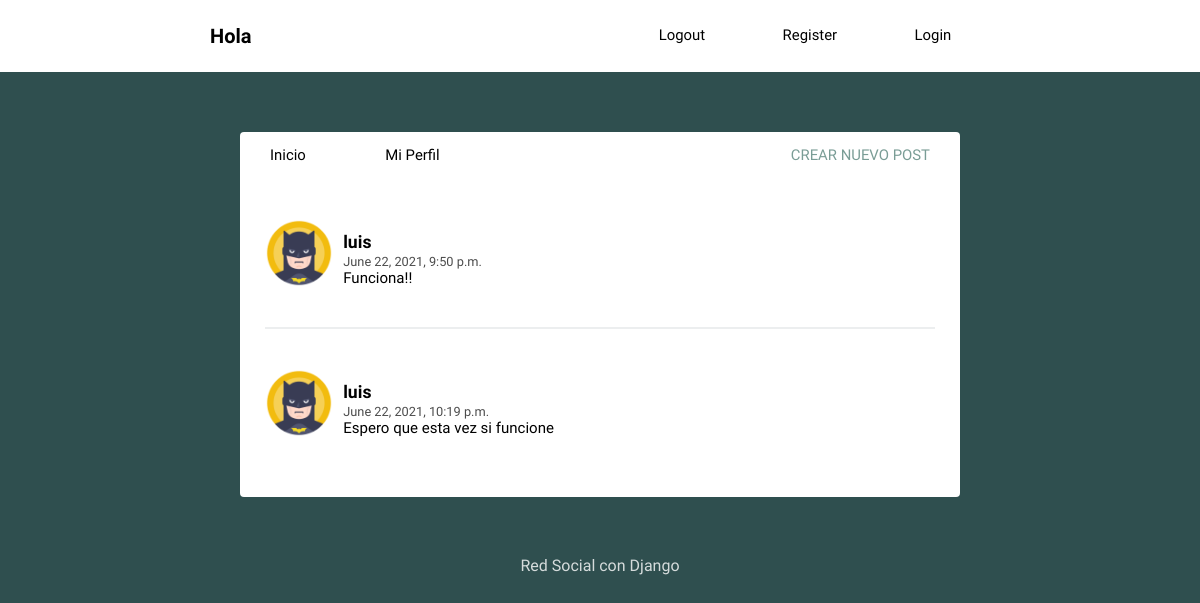
Before: / with the older database file.
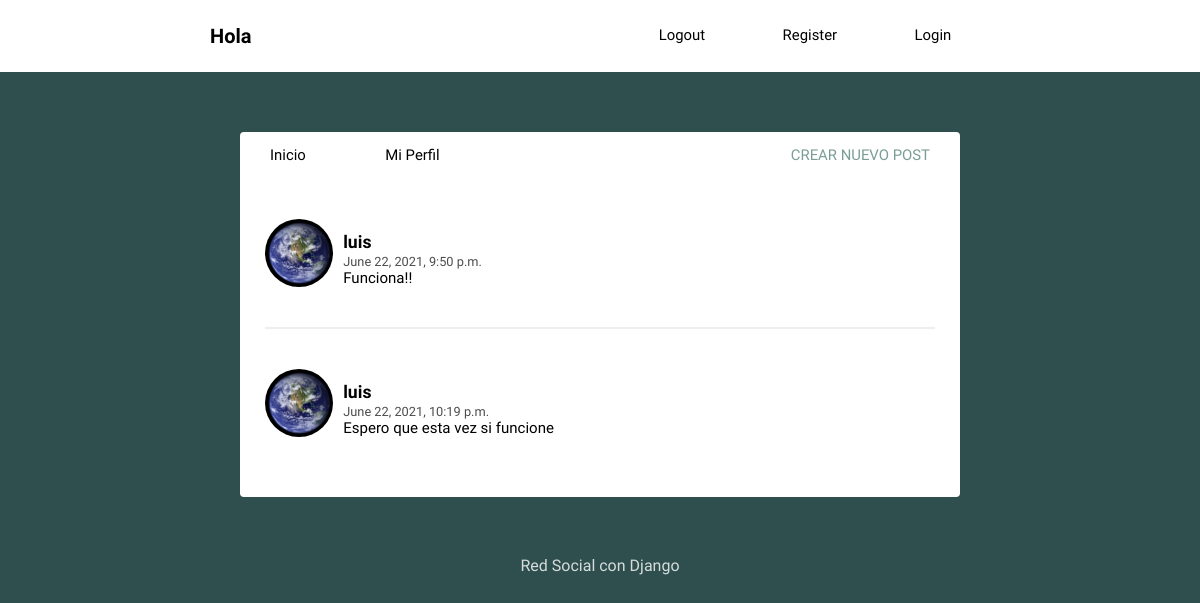
After: the same page with the newer database file.
### social/models.py (models this page shows, shortened)
class Post(models.Model):
    user = models.ForeignKey(
        User, on_delete=models.CASCADE, related_name='posts')
    timestamp = models.DateTimeField(default=timezone.now)
    content = models.TextField()
    class META:
        ordering = ['-timestamp']

class Profile(models.Model):
    user = models.OneToOneField(User, on_delete=models.CASCADE)
    image = models.ImageField(default='batman.png')

### social/views.py (the view)
# urls.py: path('', views.feed, name='feed'),
def feed(request):
    posts = Post.objects.all()
    context = {'posts': posts}
    return render(request, 'social/feed.html', context)

### social/templates/social/feed.html (shortened to what this page needs)
{% extends 'social/layout.html' %} {% block content %} {% for post in posts %}
<article>
  <div class="container-article">
    <img src="{{ post.user.profile.image.url }}" />
    <div>
      <h2 class="username"><a href="#">{{ post.user.username }}</a></h2>
      <time data-time="#">{{ post.timestamp }}</time>
      <div class="post">{{ post.content }}</div>
    </div>
  </div>
</article>
{% endfor %} {% endblock %}

### social/templates/social/layout.html (shortened to what this page needs)
<!DOCTYPE html>
{% load static %}
<html>
  <head>
    <link
      rel="stylesheet"
      type="text/css"
      href=" {% static 'normalize.css' %}"
    />
    <link rel="stylesheet" type="text/css" href=" {% static 'style.css' %}" />
  </head>
  <body>
    <header class="main-head">
      <nav class="main">
        <h1 id="logo">Hola</h1>
        <ul>
          <li><a href="#">Logout</a></li>
          <li><a href="#">Register</a></li>
          <li><a href="#">Login</a></li>
        </ul>
      </nav>
    </header>
    <div class="main">
      <nav class="second-nav">
        <a class="feed" href="#">Inicio</a>
        <a class="profile" href="#">Mi Perfil</a>
        <a class="new" href="#">Crear nuevo post</a>
      </nav>
      {% block content %} {% endblock content %}
    </div>
    <footer>
      <div class="row">
        <p>Red Social con Django</p>
      </div>
    </footer>
  </body>
</html>

### social/static/style.css (style rules this page uses)
body { background: #2F4F4F; font-size: 62.5%; font-family: 'Varela Round', Helvetica, Arial, serif; }
p { font-size: 1rem; }
img { object-fit: cover; }
.main-head { background: white; color: black; }
nav.main { min-height: 7vh; display: flex; width: 65%; margin: auto; align-items: center; padding: 0.5rem; }
nav.main ul { display: flex; flex: 1 1 40rem; justify-content: space-around; align-items: center; list-style: none; }
#logo { flex: 2 1 40rem; }
a { font-size: .93rem; text-decoration: none; color: black; }
.main { background: white; width: 60%; margin: 5% auto; border-radius: 4px; padding-bottom: 20px; }
.second-nav { display: flex; padding: 15px 30px; }
.second-nav .feed { flex: 1 1 30px; }
.second-nav .profile { flex: 1 1 30px; }
.second-nav .new { flex: 6 1 5rem; text-align: right; text-transform: uppercase; color: #7A9D96; }
article { width: 93%; margin: auto; padding: 40px 0; border-bottom: 2px solid #ECEEEF; }
.username { margin-bottom: .2rem; }
.username a { font-size: 1.1rem; }
.container-article { display: flex; }
.container-article img { height: 68px; width: 68px; margin-right: 10px; border-radius: 50%; }
article:last-child { border-bottom: 0; }
time { font-size: .8rem; opacity: .7; }
.post { font-size: .94rem; }
.profile { display: flex; align-items: center; flex-direction: column; }
footer { color: white; text-align: center; font-size: .875em; margin: 40px 0; }
footer p { opacity: .8; }

Changed rows visible on the page:
changed through a linked row, Post "Funciona!!": user.profile.image: a different picture
changed through a linked row, Post "Espero que esta vez si funcione": user.profile.image: a different picture
